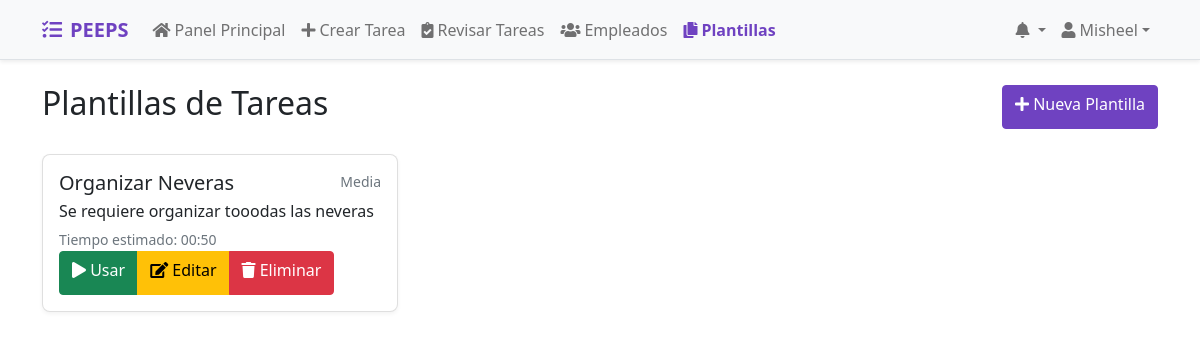
/jefe/plantillas/ (signed in), run on the app's committed database.
### tasks/models.py (models this page shows, shortened)
class PlantillaTarea(models.Model):
    titulo = models.CharField(max_length=200)
    descripcion = models.TextField()
    jefe = models.ForeignKey(User, on_delete=models.CASCADE, related_name='plantillas_creadas')
    tiempo_estimado = models.DurationField()
    PRIORIDADES = [
        ('Baja', 'Baja'),
        ('Media', 'Media'),
        ('Alta', 'Alta'),
    ]
    prioridad = models.CharField(max_length=10, choices=PRIORIDADES, default='Media')
    fecha_creacion = models.DateTimeField(auto_now_add=True)

### tasks/views.py (the view)
# urls.py: path('jefe/plantillas/', views.lista_plantillas, name='lista_plantillas'),
@login_required
def lista_plantillas(request):
    if not request.user.empleadoperfil.es_jefe:
        messages.error(request, "No tienes permiso para ver esta página.")
        return redirect('index')
    plantillas = PlantillaTarea.objects.filter(jefe=request.user)
    return render(request, 'tasks/plantillas/lista_plantillas.html', {'plantillas': plantillas})

### tasks/templatetags/duration_filters.py (called while the page is built)
@register.filter
def format_duration(duration):
    if not isinstance(duration, timedelta):
        return ''
    total_seconds = int(duration.total_seconds())
    hours = total_seconds // 3600
    minutes = (total_seconds % 3600) // 60
    return f"{hours:02d}:{minutes:02d}"

### tasks/templates/tasks/plantillas/lista_plantillas.html (shortened to what this page needs)
{% extends 'base.html' %}
{% load widget_tweaks %}
{% load duration_filters %}
{% block content %}
<div class="container mt-4">
    <div class="d-flex justify-content-between align-items-center mb-4">
        <h2>Plantillas de Tareas</h2>
        <a href="{% url 'crear_plantilla' %}" class="btn btn-primary">
            <i class="fas fa-plus"></i> Nueva Plantilla
        </a>
    </div>
    {% if plantillas %}
    <div class="row">
        {% for plantilla in plantillas %}
        <div class="col-md-4 mb-4">
            <div class="card">
                <div class="card-body">
                    <div class="d-flex w-100 justify-content-between">
                        <h5 class="mb-1">{{ plantilla.titulo }}</h5>
                        <small class="text-muted">{{ plantilla.prioridad }}</small>
                    </div>
                    <p class="mb-1">{{ plantilla.descripcion|truncatechars:100 }}</p>
                    <small class="text-muted">Tiempo estimado: {{ plantilla.tiempo_estimado|format_duration }}</small>
                    <div class="btn-group" role="group">
                        <a href="{% url 'usar_plantilla' plantilla.id %}" class="btn btn-success">
                            <i class="fas fa-play"></i> Usar
                        </a>
                        <a href="{% url 'editar_plantilla' plantilla.id %}" class="btn btn-warning">
                            <i class="fas fa-edit"></i> Editar
                        </a>
                        <a href="{% url 'eliminar_plantilla' plantilla.id %}" class="btn btn-danger">
                            <i class="fas fa-trash"></i> Eliminar
                        </a>
                    </div>
                </div>
            </div>
        </div>
        {% endfor %}
    </div>
    {% else %}
    <div class="alert alert-info">
        No hay plantillas creadas aún. ¡Crea tu primera plantilla!
    </div>
    {% endif %}
</div>
{% endblock %}

### tasks/templates/base.html (shortened to what this page needs)
<!DOCTYPE html>
<html lang="es" class="h-full">
<head>
    <link href="https://cdn.jsdelivr.net/npm/bootstrap@5.1.3/dist/css/bootstrap.min.css" rel="stylesheet">
    <link href="https://cdnjs.cloudflare.com/ajax/libs/font-awesome/5.15.4/css/all.min.css" rel="stylesheet">
</head>
<body class="custom-scrollbar">
    <nav class="navbar navbar-expand-lg navbar-light bg-light border-bottom shadow-sm mobile-nav">
        <div class="container">
            <a class="navbar-brand d-flex align-items-center mobile-touch-target" href="{% url 'index' %}">
                <i class="fas fa-tasks me-2"></i>
                <span class="d-none d-sm-inline">PEEPS</span>
            </a>
            <div class="collapse navbar-collapse" id="navbarNav">
                {% if user.is_authenticated %}
                    {% if user.empleadoperfil.es_jefe %}
                        <ul class="navbar-nav me-auto">
                            <li class="nav-item">
                                <a class="nav-link mobile-touch-target {% if request.resolver_match.url_name == 'dashboard_jefe' %}active{% endif %}"
                                   href="{% url 'dashboard_jefe' %}">
                                    <i class="fas fa-home me-1"></i>
                                    <span class="d-none d-sm-inline">Panel Principal</span>
                                </a>
                            </li>
                            <li class="nav-item">
                                <a class="nav-link mobile-touch-target {% if request.resolver_match.url_name == 'jefe_crear_tarea' %}active{% endif %}"
                                   href="{% url 'jefe_crear_tarea' %}">
                                    <i class="fas fa-plus me-1"></i>
                                    <span class="d-none d-sm-inline">Crear Tarea</span>
                                </a>
                            </li>
                            <li class="nav-item">
                                <a class="nav-link mobile-touch-target {% if request.resolver_match.url_name == 'revisar_tareas' %}active{% endif %}"
                                   href="{% url 'revisar_tareas' %}">
                                    <i class="fas fa-clipboard-check me-1"></i>
                                    <span class="d-none d-sm-inline">Revisar Tareas</span>
                                </a>
                            </li>
                            <li class="nav-item">
                                <a class="nav-link mobile-touch-target {% if request.resolver_match.url_name == 'jefe_empleados' %}active{% endif %}"
                                   href="{% url 'jefe_empleados' %}">
                                    <i class="fas fa-users me-1"></i>
                                    <span class="d-none d-sm-inline">Empleados</span>
                                </a>
                            </li>
                            <li class="nav-item">
                                <a class="nav-link mobile-touch-target {% if request.resolver_match.url_name == 'lista_plantillas' %}active{% endif %}"
                                   href="{% url 'lista_plantillas' %}">
                                    <i class="fas fa-copy me-1"></i>
                                    <span class="d-none d-sm-inline">Plantillas</span>
                                </a>
                            </li>
                        </ul>
                    {% endif %}
                    <ul class="navbar-nav">
                        <li class="nav-item dropdown">
                            <a class="nav-link dropdown-toggle mobile-touch-target" href="#" id="navbarDropdown" role="button"
                               data-bs-toggle="dropdown" aria-expanded="false">
                                <i class="fas fa-bell me-1"></i>
                            </a>
                        </li>
                        <li class="nav-item dropdown">
                            <a class="nav-link dropdown-toggle mobile-touch-target" href="#" id="userDropdown" role="button"
                               data-bs-toggle="dropdown" aria-expanded="false">
                                <i class="fas fa-user me-1"></i>
                                <span class="d-none d-sm-inline">{{ user.username }}</span>
                            </a>
                        </li>
                    </ul>
                {% endif %}
            </div>
        </div>
    </nav>
    <div class="main-content">
        {% block content %}{% endblock %}
    </div>
</body>
</html>

### tasks/templates/base.html (style rules this page uses)
* { -webkit-tap-highlight-color: transparent; }
:root { --primary-color: #6f42c1; --primary-hover: #5a32a3; --header-height: 60px; }
body { min-height: 100vh; padding-top: var(--header-height); display: flex; flex-direction: column; overflow-x: hidden; }
.main-content { flex: 1; width: 100%; max-width: 100%; overflow-x: hidden; }
.navbar { height: var(--header-height); position: fixed; top: 0; left: 0; right: 0; z-index: 1030; background-color: #fff; transition: transform 0.3s ease; }
.navbar-brand { font-weight: bold; color: var(--primary-color) !important; }
.nav-link { color: #495057; transition: color 0.2s ease; display: flex; align-items: center; padding: 0.5rem 1rem; }
.nav-link.active { color: var(--primary-color) !important; font-weight: bold; }
.btn-primary { background-color: var(--primary-color); border-color: var(--primary-color); transition: all 0.2s ease; }
.card { border-radius: 0.5rem; box-shadow: 0 2px 4px rgba(0, 0, 0, 0.05); transition: box-shadow 0.2s ease; margin-bottom: 1rem; }
@media (hover: none) { .nav-link, .btn { min-height: 44px; min-width: 44px; } }
.custom-scrollbar { scrollbar-width: thin; scrollbar-color: var(--primary-color) #f1f1f1; }

### data on the page
PlantillaTarea: titulo "Organizar Neveras", prioridad "Media", descripcion "Se requiere organizar tooodas las neveras", tiempo_estimado "00:50"

### other printed values
{{ user.username }} "Misheel"
